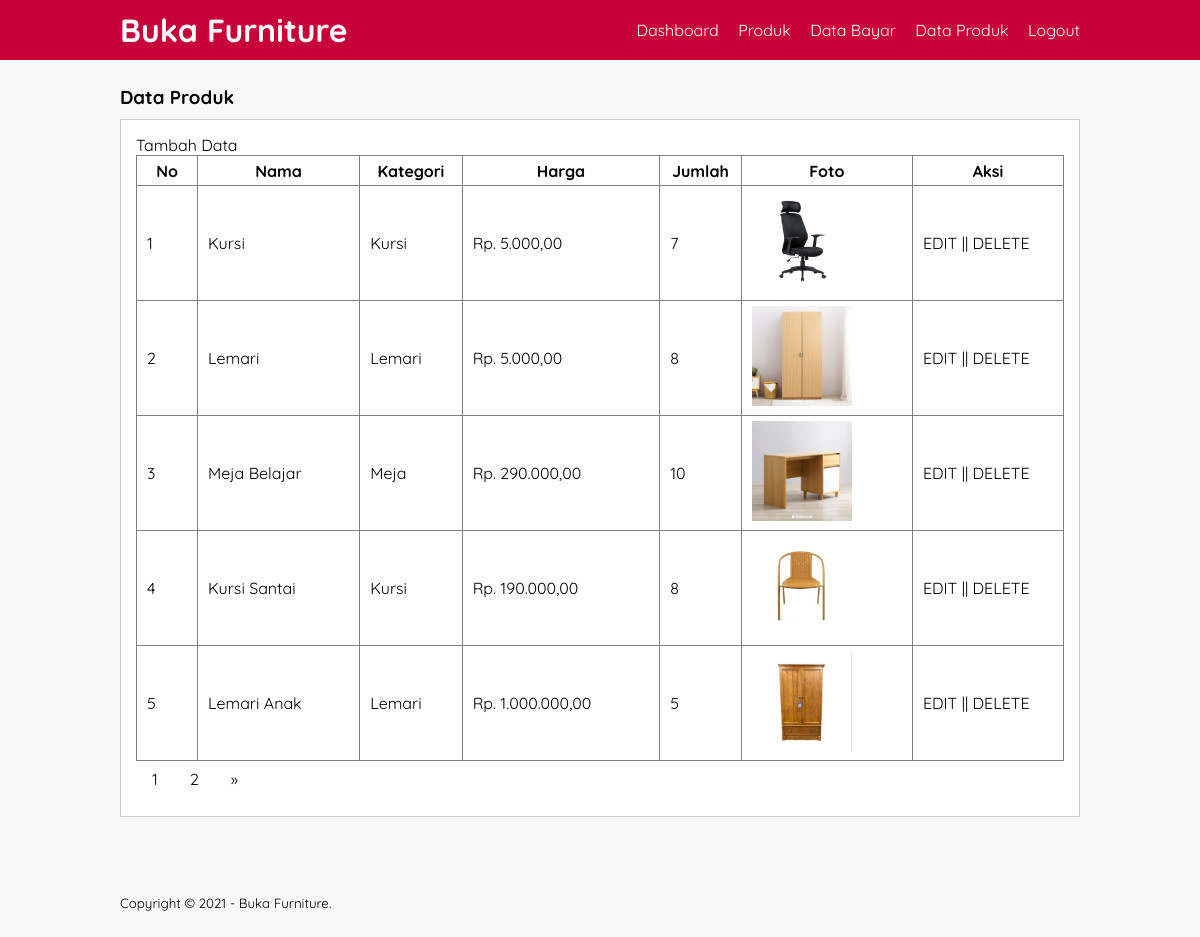
The page /data-product.php (signed in) on the database its author committed.
### tables this page shows
CREATE TABLE `products` (
  `id` int(11) NOT NULL,
  `name` varchar(50) NOT NULL,
  `description` varchar(999) NOT NULL,
  `category` enum('Meja','Kursi','Lemari') NOT NULL,
  `price` int(11) NOT NULL,
  `quantity` int(11) NOT NULL,
  `photo` varchar(255) NOT NULL
);

### library.php (called while the page is built, shortened)
<?php
class library
{
    public function __construct()
    {
        $this->con = new PDO("mysql:host=localhost;dbname=furniture", "root", "");
    }
    public function countData()
    {
        $sql = "SELECT COUNT(*) FROM products";
        $res = $this->con->query($sql);
        $count = $res->fetchColumn();
        return $count;
    }
    public function readDataP($awaldata, $JumlahDataPerHalaman)
    {
        $query = $this->con->prepare("SELECT * FROM products LIMIT $awaldata, $JumlahDataPerHalaman");
        $query->execute();
        return $query;
    }
}

### data-product.php (the view, shortened to what this page needs)
<!DOCTYPE html>
<html>
<head>
	<link rel="stylesheet" type="text/css" href="css/style.css">
</head>
<body>
	<header>
		<div class="container">
			<h1><a href="dashboard.php">Buka Furniture</a></h1>
			<ul>
				<li><a href="dashboard.php">Dashboard</a></li>
				<li><a href="produk.php">Produk</a></li>
				<li><a href="data-bayar.php">Data Bayar</a></li>
				<li><a href="data-product.php">Data Produk</a></li>
				<li><a href="proses.php?action=logout">Logout</a></li>
			</ul>
		</div>
	</header>
	<div class="section">
		<div class="container">
			<h3>Data Produk</h3>
			<div class="box">
				<p><a href="add-product.php">Tambah Data</a></p>
				<table border="1" cellspacing="0" class="table">
					<thead>
						<tr>
							<th width="60px">No</th>
                            <th>Nama</th>
                            <th>Kategori</th>
                            <th>Harga</th>
                            <th>Jumlah</th>
                            <th>Foto</th>
							<th width="150px">Aksi</th>
						</tr>
					</thead>
					<tbody>
                    <?php
                    include("library.php");
                    $library = new library();
					$jumlahdataperhalaman = 5;
                    $no = 0;
                    $count = $library->countData();
					$jumlahHalaman = ceil($count/$jumlahdataperhalaman);
					$halamanAktif = (isset($_GET["halaman"])) ? $_GET["halaman"] : 1;
					$awaldata = ($jumlahdataperhalaman * $halamanAktif)-$jumlahdataperhalaman;
					$read = $library->readDatap($awaldata, $jumlahdataperhalaman);
                    if($count > 0){
                    while ($data = $read->fetch(PDO::FETCH_OBJ)) {
                        $no++;
                    ?>
                        <tr>
                            <td><?= $no + $awaldata; ?></td>
                            <td><?= $data->name; ?></td>
                            <td><?= $data->category; ?></td>
                            <td> Rp. <?=  number_format($data->price,2,",","."); ?></td>
                            <td><?= $data->quantity; ?></td>
                            <td><img src="asset/<?= $data->category; ?>/<?= $data->photo; ?>" height="100" width="100"></td>
                            <td>
                                <a href="edit-product.php?id=<?= $data->id; ?>">EDIT</a>
                                ||
                                <a href="proses.php?action=delete&id=<?= $data->id; ?>">DELETE</a>
                            </td>
                        </tr>
                    <?php } ?>
						<?php }else{ ?>
							<tr>
								<td colspan="7">Tidak ada data</td>
							</tr>
						<?php } ?>
					</tbody>
				</table>
				<?php if($count>$jumlahdataperhalaman) {?>
						<div class="pagination">
								<?php for ($i=1; $i <= $jumlahHalaman; $i++) { ?>
									<a href="?halaman= <?php echo $i ?>"><?= $i ?></a>
								<?php } ?>
								<?php if ($halamanAktif<$jumlahHalaman) { ?>
									<a href="?halaman= <?php echo $halamanAktif+1 ?>">&raquo;</a>
								<?php } ?>
						</div>
				<?php } ?>
			</div>
		</div>
	</div>
	<footer>
		<div class="container">
			<small>Copyright &copy; 2021 - Buka Furniture.</small>
		</div>
	</footer>
</body>
</html>

### css/style.css (style rules this page uses)
* { padding:0; margin:0; font-family: 'Quicksand', sans-serif; }
body { background-color: #f8f8f8; }
a { color: inherit; text-decoration: none; }
header { background-color: #C70039; color: #fff; }
header h1 { float: left; padding:10px 0; }
header ul { float: right; }
header ul li { display: inline-block; }
header ul li a { padding:20px 0 20px 15px; display: inline-block; }
footer { padding:25px 0; }
.container { width: 80%; margin:0 auto; }
.container:after { content: ''; display: block; clear: both; }
.section { padding:25px 0; }
.box { background-color: #fff; border:1px solid #ccc; padding:15px; box-sizing: border-box; margin:10px 0 25px 0; }
.box:after { content: ''; display: block; clear: both; }
.table { width: 100%; border-collapse: collapse; }
.table tr { height: 30px; }
.table tr td { padding:5px 10px; }

### data-product.php (style rules this page uses)
.pagination { display: inline-block; }
.pagination a { color: black; float: left; padding: 8px 16px; text-decoration: none; }

### rows shown on the page
products: awaldata "1", name "Kursi", category "Kursi", price "5.000,00", quantity "7", category+photo (picture)
products: awaldata "2", name "Lemari", category "Lemari", price "5.000,00", quantity "8", category+photo (picture)
products: awaldata "3", name "Meja Belajar", category "Meja", price "290.000,00", quantity "10", category+photo (picture)
products: awaldata "4", name "Kursi Santai", category "Kursi", price "190.000,00", quantity "8", category+photo (picture)
products: awaldata "5", name "Lemari Anak", category "Lemari", price "1.000.000,00", quantity "5", category+photo (picture)
